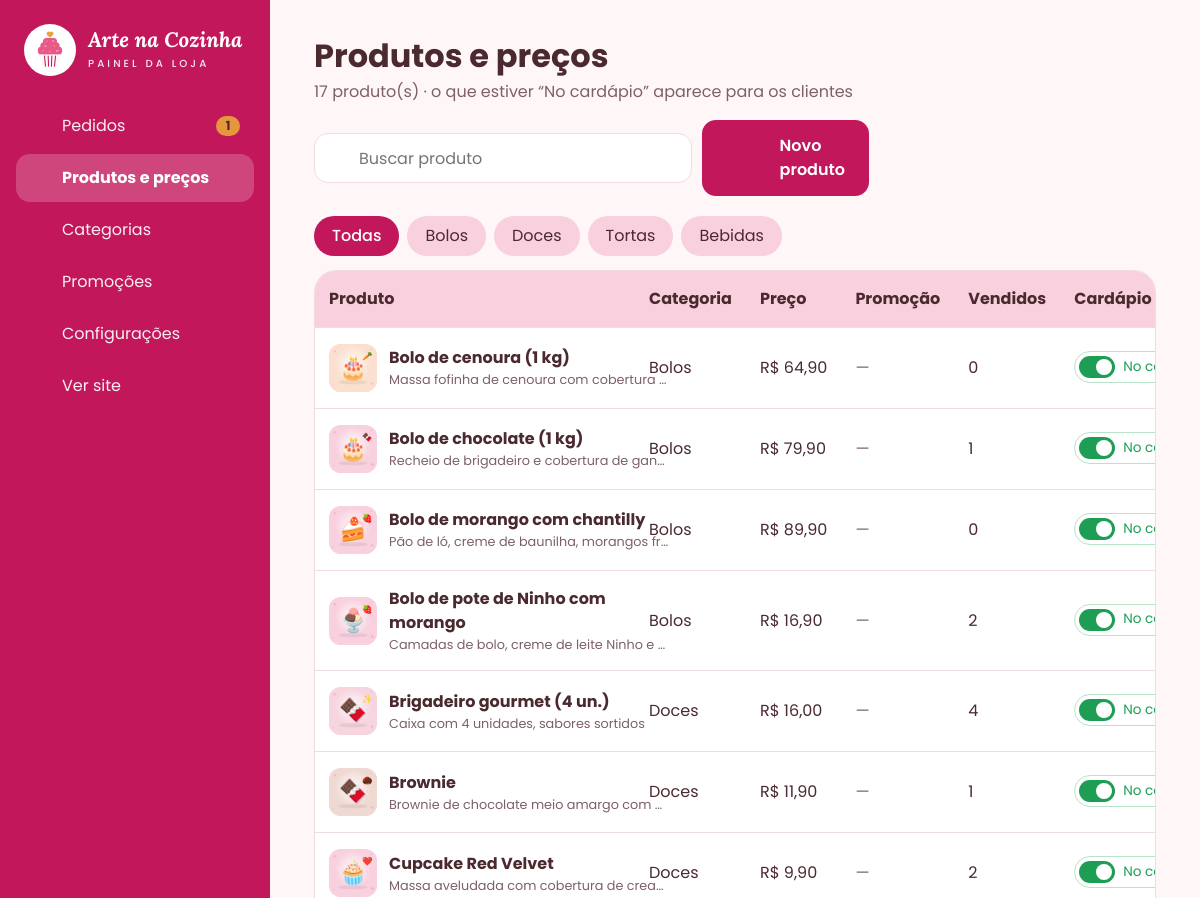
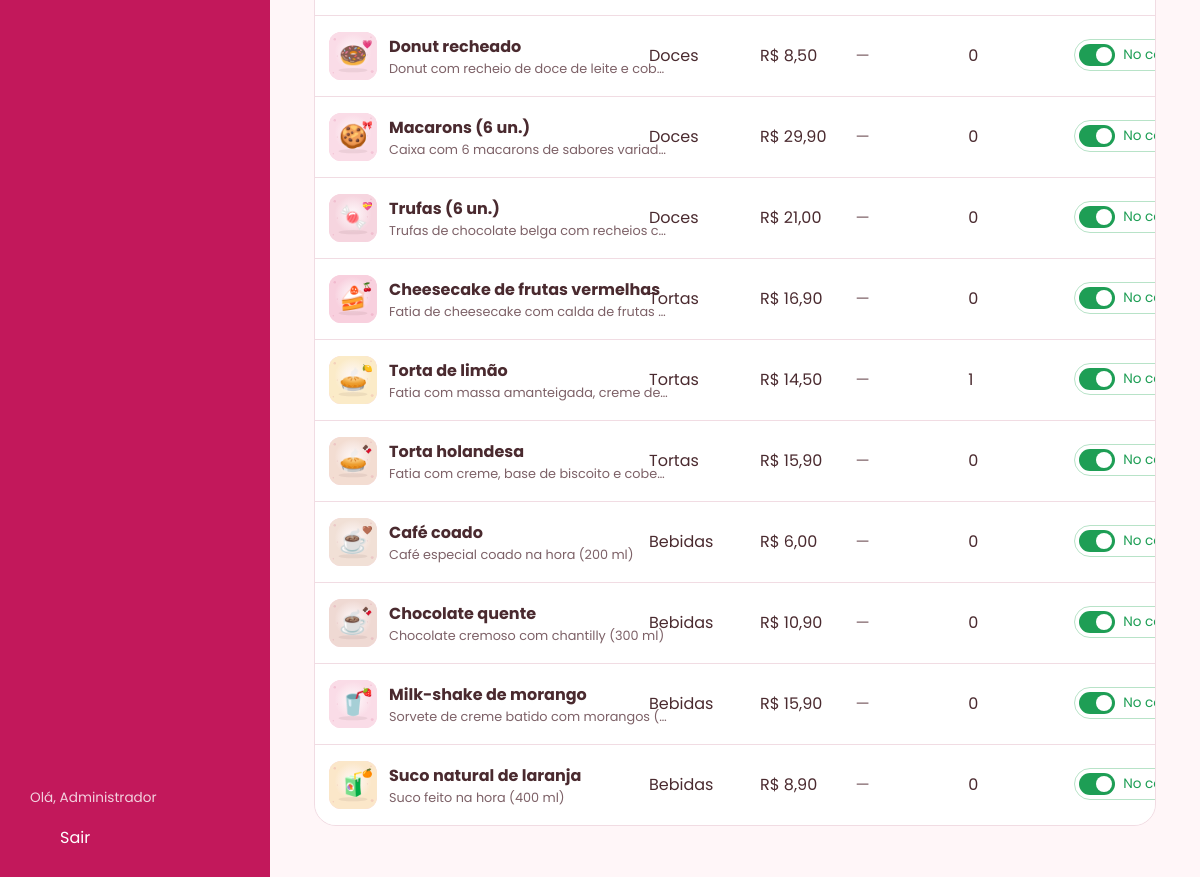
Screenshot of /admin/produtos.php (signed in) with the database file from the repository (2 pictures, top to bottom).
### tables this page shows
CREATE TABLE produto (
  id_produto         INT           NOT NULL AUTO_INCREMENT,
  id_admin           INT           NOT NULL,
  nome               VARCHAR(100)  NOT NULL,
  descricao          VARCHAR(255)  NOT NULL,
  categoria          VARCHAR(40)   NOT NULL,
  preco              DECIMAL(8,2)  NOT NULL,
  preco_promocional  DECIMAL(8,2)  NULL,
  imagem             VARCHAR(255)  NULL,
  disponivel         BOOLEAN       NOT NULL DEFAULT TRUE,
  PRIMARY KEY (id_produto),
  KEY idx_produto_categoria (categoria),
  CONSTRAINT fk_produto_admin FOREIGN KEY (id_admin)
    REFERENCES administrador (id_admin)
);

CREATE TABLE promocao (
  id_produto   INT          NOT NULL,
  data_inicio  DATETIME     NOT NULL DEFAULT CURRENT_TIMESTAMP,
  data_fim     DATETIME     NOT NULL,
  modo         VARCHAR(12)  NOT NULL DEFAULT 'automatico',   
  PRIMARY KEY (id_produto),
  KEY idx_promocao_fim (data_fim),
  CONSTRAINT fk_promocao_produto FOREIGN KEY (id_produto)
    REFERENCES produto (id_produto) ON DELETE CASCADE
);

### includes/bootstrap.php (called while the page is built, shortened)
<?php
function db(): PDO
{
    static $pdo = null;
    if ($pdo === null) {
        $c = APP_CONFIG;
        $dsn = "mysql:host={$c['db_host']};port={$c['db_porta']};dbname={$c['db_nome']};charset=utf8mb4";
        try {
            $pdo = new PDO($dsn, $c['db_usuario'], $c['db_senha'], [
                PDO::ATTR_ERRMODE            => PDO::ERRMODE_EXCEPTION,
                PDO::ATTR_DEFAULT_FETCH_MODE => PDO::FETCH_ASSOC,
                PDO::ATTR_EMULATE_PREPARES   => false,
            ]);
            $pdo->exec("SET time_zone = '" . date('P') . "'");
        } catch (PDOException $e) {
            http_response_code(500);
            $msg = $c['debug'] ? $e->getMessage() : 'Tente novamente em alguns minutos.';
            exit('<div style="font-family:sans-serif;padding:2rem;color:#4A2A2F">'
               . '<h2>Não foi possível conectar ao banco de dados</h2><p>'
               . htmlspecialchars($msg) . '</p><p>Verifique se o MySQL está ligado e se o banco '
               . '<code>arte_na_cozinha</code> foi importado (database/arte_na_cozinha.sql).</p></div>');
        }
    }
    return $pdo;
}
function categorias(bool $recarregar = false): array
{
    static $lista = null;
    if ($lista === null || $recarregar) {
        $lista = db()->query('SELECT nome FROM categoria ORDER BY ordem, nome')->fetchAll(PDO::FETCH_COLUMN);
    }
    return $lista;
}
function h(?string $texto): string
{
    return htmlspecialchars((string) $texto, ENT_QUOTES, 'UTF-8');
}
function dinheiro($valor): string
{
    return 'R$ ' . number_format((float) $valor, 2, ',', '.');
}
function preco_atual(array $produto): float
{
    $promo = $produto['preco_promocional'];
    $vencida = !empty($produto['promo_fim']) && strtotime($produto['promo_fim']) <= time();
    return (!$vencida && $promo !== null && (float) $promo > 0 && (float) $promo < (float) $produto['preco'])
        ? (float) $promo
        : (float) $produto['preco'];
}
function em_promocao(array $produto): bool
{
    return preco_atual($produto) < (float) $produto['preco'];
}

### admin/produtos.php (the view, shortened to what this page needs)
<?php
$categoria = (string) ($_GET['categoria'] ?? '');
$busca     = trim((string) ($_GET['q'] ?? ''));
$where = ['1=1'];
$params = [];
if (in_array($categoria, categorias(), true)) {
    $where[] = 'p.categoria = ?';
    $params[] = $categoria;
}
$st = db()->prepare(
    "SELECT p.*, pr.data_fim AS promo_fim, pr.modo AS promo_modo, COALESCE(SUM(i.quantidade), 0) AS vendidos
       FROM produto p
       LEFT JOIN promocao pr ON pr.id_produto = p.id_produto
       LEFT JOIN item_pedido i ON i.id_produto = p.id_produto
      WHERE " . implode(' AND ', $where) . "
      GROUP BY p.id_produto
      ORDER BY COALESCE((SELECT c.ordem FROM categoria c WHERE c.nome = p.categoria), 999), p.categoria, p.nome"
);
$st->execute($params);
$produtos = $st->fetchAll();
require __DIR__ . '/../includes/admin_topo.php';
?>
<div class="painel-cabecalho">
  <div>
    <h1>Produtos e preços</h1>
    <p class="subtitulo"><?= count($produtos) ?> produto(s) · o que estiver “No cardápio” aparece para os clientes</p>
  </div>
  <div class="painel-cabecalho-acoes">
    <form class="busca-painel" method="get" role="search">
      <?= icone('busca') ?>
      <input type="search" name="q" value="<?= h($busca) ?>" placeholder="Buscar produto" aria-label="Buscar produto">
    </form>
    <a href="produto_form.php" class="botao"><?= icone('mais') ?> Novo produto</a>
  </div>
</div>
<nav class="abas" aria-label="Filtrar por categoria">
  <a href="produtos.php" class="<?= $categoria === '' ? 'ativo' : '' ?>">Todas</a>
  <?php foreach (categorias() as $cat): ?>
    <a href="?categoria=<?= urlencode($cat) ?>" class="<?= $categoria === $cat ? 'ativo' : '' ?>"><?= h($cat) ?></a>
  <?php endforeach; ?>
</nav>
<div class="tabela-caixa">
  <table class="tabela tabela-responsiva">
    <thead>
      <tr><th>Produto</th><th>Categoria</th><th>Preço</th><th>Promoção</th><th>Vendidos</th><th>Cardápio</th><th>Ações</th></tr>
    </thead>
    <tbody>
      <?php foreach ($produtos as $p): ?>
        <tr class="<?= $p['disponivel'] ? '' : 'linha-inativa' ?>">
          <td data-rotulo="Produto">
            <div class="produto-celula">
              <img src="../<?= h($p['imagem'] ?: 'assets/img/logo-icone.svg') ?>" alt="" width="48" height="48" loading="lazy">
              <div><strong><?= h($p['nome']) ?></strong><small><?= h($p['descricao']) ?></small></div>
            </div>
          </td>
          <td data-rotulo="Categoria"><?= h($p['categoria']) ?></td>
          <td data-rotulo="Preço"><?= dinheiro($p['preco']) ?></td>
          <td data-rotulo="Promoção"><?php if (em_promocao($p)): ?>
            <span class="etiqueta etiqueta-preparo"><?= dinheiro($p['preco_promocional']) ?></span>
            <?php if ($p['promo_fim']): ?><small class="prazo-mini"<?= atributo_fim($p['promo_fim']) ?>>⏳ <span class="contagem-valor"><?= h(tempo_restante($p['promo_fim'])) ?></span></small><?php endif; ?>
          <?php else: ?><span class="traco">—</span><?php endif; ?></td>
          <td data-rotulo="Vendidos"><?= (int) $p['vendidos'] ?></td>
          <td data-rotulo="Cardápio">
            <form method="post">
              <button type="submit" class="interruptor <?= $p['disponivel'] ? 'ligado' : '' ?>" aria-pressed="<?= $p['disponivel'] ? 'true' : 'false' ?>">
                <span></span><?= $p['disponivel'] ? 'No cardápio' : 'Oculto' ?>
              </button>
            </form>
          </td>
        </tr>
      <?php endforeach; ?>
    </tbody>
  </table>
</div>
<?php require __DIR__ . '/../includes/admin_rodape.php'; ?>

### assets/css/style.css (style rules this page uses)
:root { --cor-principal: #C2185B; --cor-secundaria: #E8588A; --cor-apoio: #F8D0DE; --cor-fundo: #FFF6F8; --cor-texto: #4A2A2F; --cor-destaque: #E9A23B; --cor-texto-suave: #7D6167; --cor-borda: #F1DCE3; --cor-apoio-claro: #FCE8EF; --cor-sucesso: #1E9E55; --cor-sucesso-bg: #E7F6EC; --cor-branco: #FFFFFF; --fonte-titulo: 'Lora', Georgia, serif; --fonte-texto: 'Poppins', system-ui, sans-serif; --raio-botao: 14px; --raio-card: 16px; --sombra: 0 6px 20px rgba(194, 24, 91, .08); --sombra-forte: 0 12px 30px rgba(194, 24, 91, .28); --largura: 1120px; }
*, *::before, *::after { box-sizing: border-box; }
html { -webkit-text-size-adjust: 100%; scroll-behavior: smooth; }
body { margin: 0; background: var(--cor-fundo); color: var(--cor-texto); font-family: var(--fonte-texto); font-size: 15px; line-height: 1.5; -webkit-font-smoothing: antialiased; min-height: 100vh; display: flex; flex-direction: column; }
img { max-width: 100%; display: block; }
a { color: var(--cor-principal); }
button, input, select, textarea { font: inherit; color: inherit; }
h1, h2, h3 { margin: 0; line-height: 1.25; }
p { margin: 0; }
.botao { display: inline-flex; align-items: center; justify-content: center; gap: 8px; min-height: 48px; padding: 12px 22px; border: 2px solid var(--cor-principal); border-radius: var(--raio-botao); background: var(--cor-principal); color: #fff; font-weight: 600; font-size: 1rem; text-decoration: none; cursor: pointer; transition: transform .15s, box-shadow .15s, background .15s; }
@media (min-width: 760px) { body { font-size: 16px; } }

### rows the page displays
produto: imagem (picture), nome "Bolo de cenoura (1 kg)", descricao "Massa fofinha de cenoura com cobertura…", categoria "Bolos", preco "R$ 64,90", vendidos "0", disponivel "No…"
produto: imagem (picture), nome "Bolo de chocolate (1 kg)", descricao "Recheio de brigadeiro e cobertura de gan…", categoria "Bolos", preco "R$ 79,90", vendidos "1", disponivel "No…"
promocao: id_produto.imagem (picture), id_produto.nome "Bolo de morango com chantilly", id_produto.descricao "Pão de ló, creme de baunilha, morangos fr…", id_produto.categoria "Bolos", id_produto.preco "R$ 89,90", vendidos "0"
promocao: id_produto.imagem (picture), id_produto.nome "Bolo de pote de Ninho com morango", id_produto.descricao "Camadas de bolo, creme de leite Ninho e…", id_produto.categoria "Bolos", id_produto.preco "R$ 16,90", vendidos "2"
produto: imagem (picture), nome "Brigadeiro gourmet (4 un.)", descricao "Caixa com 4 unidades, sabores sortidos", categoria "Doces", preco "R$ 16,00", vendidos "4", disponivel "No…"
produto: imagem (picture), nome "Brownie", descricao "Brownie de chocolate meio amargo com…", categoria "Doces", preco "R$ 11,90", vendidos "1", disponivel "No…"
produto: imagem (picture), nome "Cupcake Red Velvet", descricao "Massa aveludada com cobertura de crea…", categoria "Doces", preco "R$ 9,90", vendidos "2", disponivel "No…"
produto: imagem (picture), nome "Donut recheado", descricao "Donut com recheio de doce de leite e cob…", categoria "Doces", preco "R$ 8,50", vendidos "0", disponivel "No…"
produto: imagem (picture), nome "Macarons (6 un.)", descricao "Caixa com 6 macarons de sabores variad…", categoria "Doces", preco "R$ 29,90", vendidos "0", disponivel "No…"
produto: imagem (picture), nome "Trufas (6 un.)", descricao "Trufas de chocolate belga com recheios c…", categoria "Doces", preco "R$ 21,00", vendidos "0", disponivel "No…"
promocao: id_produto.imagem (picture), id_produto.nome "Cheesecake de frutas vermelhas", id_produto.descricao "Fatia de cheesecake com calda de frutas…", id_produto.categoria "Tortas", id_produto.preco "R$ 16,90", vendidos "0"
produto: imagem (picture), nome "Torta de limão", descricao "Fatia com massa amanteigada, creme de…", categoria "Tortas", preco "R$ 14,50", vendidos "1", disponivel "No…"
produto: imagem (picture), nome "Torta holandesa", descricao "Fatia com creme, base de biscoito e cobe…", categoria "Tortas", preco "R$ 15,90", vendidos "0", disponivel "No…"
produto: imagem (picture), nome "Café coado", descricao "Café especial coado na hora (200 ml)", categoria "Bebidas", preco "R$ 6,00", vendidos "0", disponivel "No…"
produto: imagem (picture), nome "Chocolate quente", descricao "Chocolate cremoso com chantilly (300 ml)", categoria "Bebidas", preco "R$ 10,90", vendidos "0", disponivel "No…"
produto: imagem (picture), nome "Milk-shake de morango", descricao "Sorvete de creme batido com morangos (…", categoria "Bebidas", preco "R$ 15,90", vendidos "0", disponivel "No…"
produto: imagem (picture), nome "Suco natural de laranja", descricao "Suco feito na hora (400 ml)", categoria "Bebidas", preco "R$ 8,90", vendidos "0", disponivel "No…"

### other values shown
$rotulo "Pedidos"
$novosPendentes "1"
$rotulo "Produtos e preços"
$rotulo "Categorias"
$rotulo "Promoções"
$rotulo "Configurações"
explode(' ', $admin['nome'])[0] "Administrador"
count($produtos) "17"
$cat "Bolos"
$cat "Doces"
$cat "Tortas"
$cat "Bebidas"
